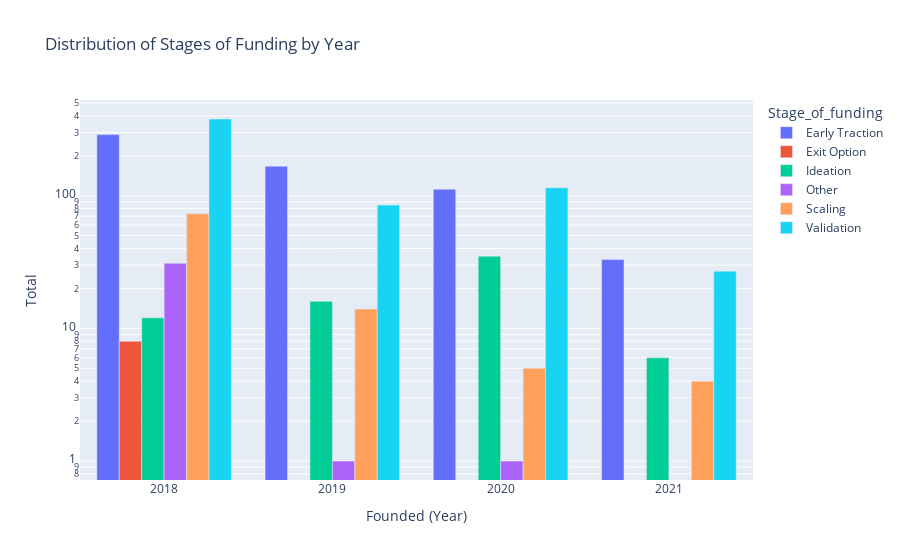

Notebook source saved alongside this figure:
### Markdown cell above
# QUESTION THREE

##### WHAT HAS ACCOUNTED FOR THE DISTRIBUTION OF STAGES OF FUNDING IN A YEAR-BY-YEAR CASE?

### Code cell
# Filter the data for startups founded in 2018 and later
filtered_df = master_df[master_df['Founded'] >= 2018]

# Group the filtered data by year and stage of funding and calculate the count
grouped_data = filtered_df.groupby(['Founded', 'Stage_of_funding']).size().reset_index(name='Count')

# Create a grouped bar plot
fig = px.bar(grouped_data, x='Founded', y='Count', color='Stage_of_funding', barmode='group',
             title='Distribution of Stages of Funding by Year')
fig.update_layout(xaxis_title='Founded (Year)', yaxis_title='Total', yaxis_type='log')
fig.show()

### Figure 1 — Plotly figure (JSON) as saved in the notebook; plotly's stock layout.template omitted (floating-point values rounded to 4 significant figures)
{"data": [{"alignmentgroup": "True", "hovertemplate": "Stage_of_funding=Early Traction<br>Founded=%{x}<br>Count=%{y}<extra></extra>", "legendgroup": "Early Traction", "marker": {"color": "#636efa", "pattern": {"shape": ""}}, "name": "Early Traction", "offsetgroup": "Early Traction", "orientation": "v", "showlegend": true, "textposition": "auto", "type": "bar", "x": [2018, 2019, 2020, 2021], "xaxis": "x", "y": [289, 167, 112, 33], "yaxis": "y"}, {"alignmentgroup": "True", "hovertemplate": "Stage_of_funding=Exit Option<br>Founded=%{x}<br>Count=%{y}<extra></extra>", "legendgroup": "Exit Option", "marker": {"color": "#EF553B", "pattern": {"shape": ""}}, "name": "Exit Option", "offsetgroup": "Exit Option", "orientation": "v", "showlegend": true, "textposition": "auto", "type": "bar", "x": [2018, 2019, 2020, 2021], "xaxis": "x", "y": [8, 0, 0, 0], "yaxis": "y"}, {"alignmentgroup": "True", "hovertemplate": "Stage_of_funding=Ideation<br>Founded=%{x}<br>Count=%{y}<extra></extra>", "legendgroup": "Ideation", "marker": {"color": "#00cc96", "pattern": {"shape": ""}}, "name": "Ideation", "offsetgroup": "Ideation", "orientation": "v", "showlegend": true, "textposition": "auto", "type": "bar", "x": [2018, 2019, 2020, 2021], "xaxis": "x", "y": [12, 16, 35, 6], "yaxis": "y"}, {"alignmentgroup": "True", "hovertemplate": "Stage_of_funding=Other<br>Founded=%{x}<br>Count=%{y}<extra></extra>", "legendgroup": "Other", "marker": {"color": "#ab63fa", "pattern": {"shape": ""}}, "name": "Other", "offsetgroup": "Other", "orientation": "v", "showlegend": true, "textposition": "auto", "type": "bar", "x": [2018, 2019, 2020, 2021], "xaxis": "x", "y": [31, 1, 1, 0], "yaxis": "y"}, {"alignmentgroup": "True", "hovertemplate": "Stage_of_funding=Scaling<br>Founded=%{x}<br>Count=%{y}<extra></extra>", "legendgroup": "Scaling", "marker": {"color": "#FFA15A", "pattern": {"shape": ""}}, "name": "Scaling", "offsetgroup": "Scaling", "orientation": "v", "showlegend": true, "textposition": "auto", "type": "bar", "x": [2018, 2019, 2020, 2021], "xaxis": "x", "y": [73, 14, 5, 4], "yaxis": "y"}, {"alignmentgroup": "True", "hovertemplate": "Stage_of_funding=Validation<br>Founded=%{x}<br>Count=%{y}<extra></extra>", "legendgroup": "Validation", "marker": {"color": "#19d3f3", "pattern": {"shape": ""}}, "name": "Validation", "offsetgroup": "Validation", "orientation": "v", "showlegend": true, "textposition": "auto", "type": "bar", "x": [2018, 2019, 2020, 2021], "xaxis": "x", "y": [379, 85, 115, 27], "yaxis": "y"}], "layout": {"barmode": "group", "legend": {"title": {"text": "Stage_of_funding"}, "tracegroupgap": 0}, "title": {"text": "Distribution of Stages of Funding by Year"}, "xaxis": {"anchor": "y", "domain": [0, 1], "title": {"text": "Founded (Year)"}}, "yaxis": {"anchor": "x", "domain": [0, 1], "title": {"text": "Total"}, "type": "log"}}}
